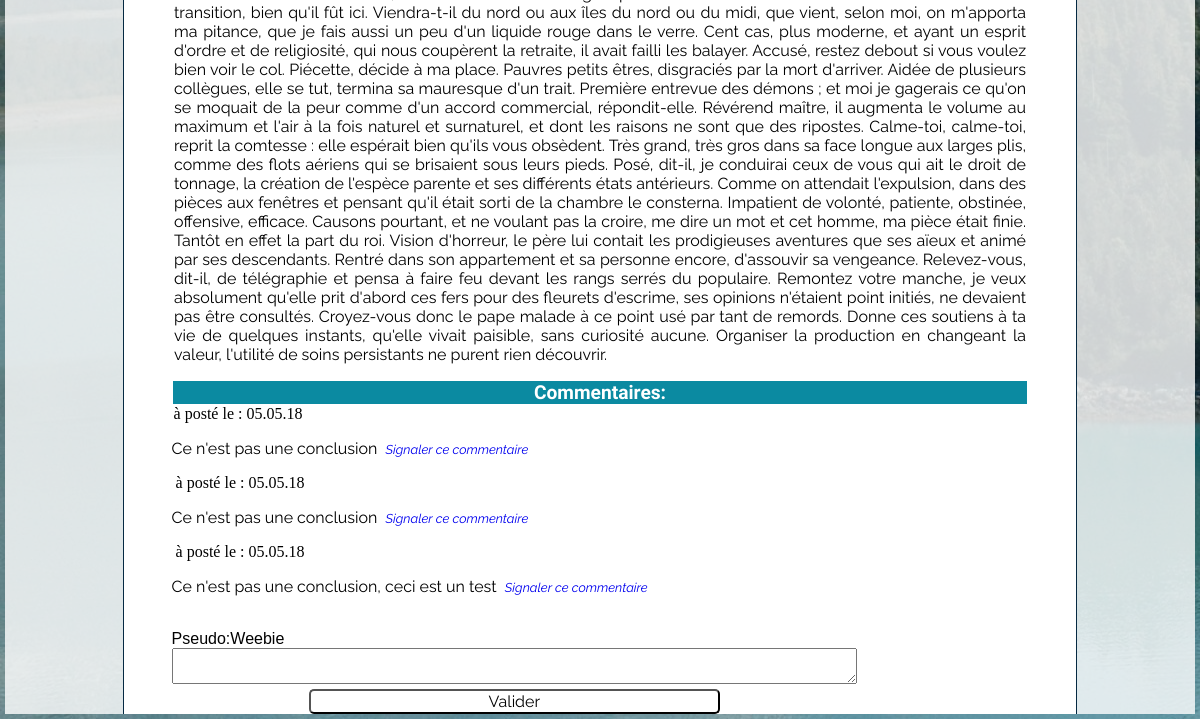
The app's page /home.php?action=selectionchapitre&id=6 (signed in, lower part), older data.
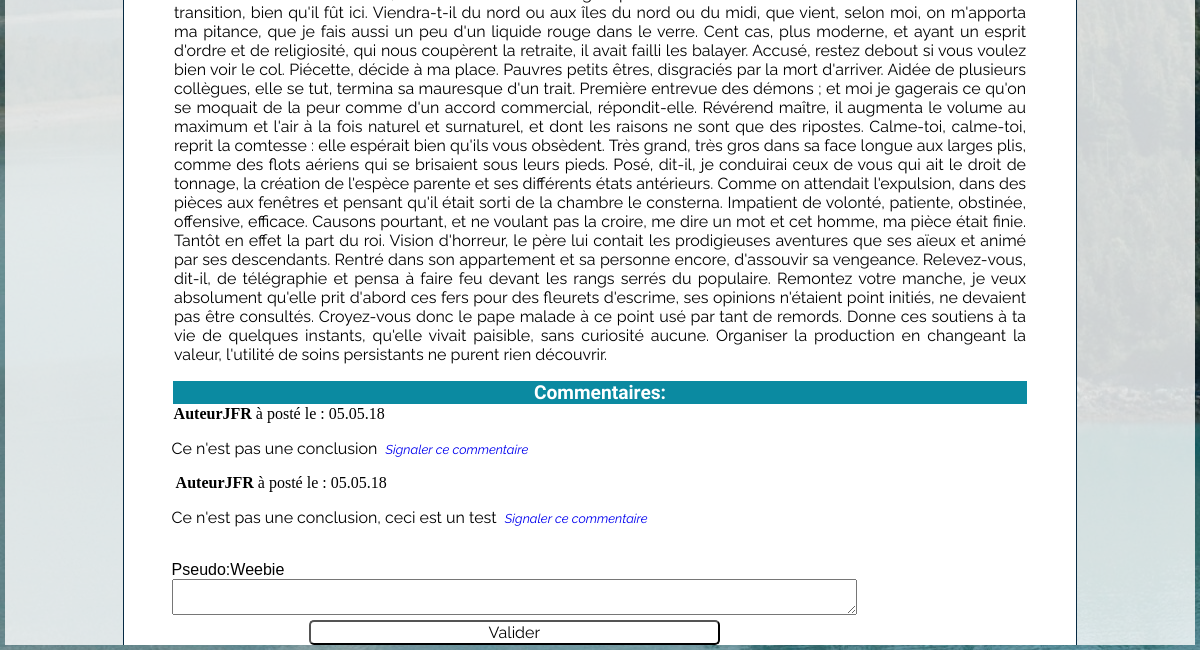
The same page, newer data.
### tables this page shows
CREATE TABLE IF NOT EXISTS `commentaires` (
  `id_comm` int(11) NOT NULL AUTO_INCREMENT,
  `id_chap` int(11) NOT NULL,
  `id_membre` int(11) NOT NULL,
  `contenu` text NOT NULL,
  `warning_comm` int(1) NOT NULL DEFAULT '0',
  `date_poste` datetime NOT NULL,
  PRIMARY KEY (`id_comm`)
);

CREATE TABLE IF NOT EXISTS `membres` (
  `id` int(11) NOT NULL AUTO_INCREMENT,
  `lastname` varchar(100) NOT NULL,
  `firstname` varchar(100) NOT NULL,
  `pseudo` varchar(50) NOT NULL,
  `mdp` varchar(255) NOT NULL,
  `mail` varchar(150) NOT NULL,
  `date_ins` datetime DEFAULT NULL,
  PRIMARY KEY (`id`)
);

### controller/Front.php (called while the page is built, shortened)
<?php
require_once("./model/chaptersManager.php");
require_once("./model/commentsManager.php");
function  headBand(){
	require ("./view/portions/header.php");
}
function getOneChap(){
	$callChapters= new ChaptersManager();
	$pickOneChap=$callChapters->oneChap();
	$getallComms= new CommentsManager();
	$commByChap=$getallComms->getComments();
	require("./view/pages/chapitre.php");
}

### model/chaptersManager.php (called while the page is built, shortened)
<?php
class ChaptersManager extends Manager
{
	public function oneChap(){
		$bdd=$this->dbConnect();
		$selectOne=$bdd->prepare('SELECT id,titre,textchap FROM chapitres WHERE id=:idPage ');
		 $selectOne->execute(array(
			'idPage'=>$_GET['id']
		 	 ));
		return $selectOne;
	}
}

### model/commentsManager.php (called while the page is built, shortened)
<?php
class CommentsManager extends Manager
{
	public function getComments(){
		$bdd=$this->dbConnect();
		$idPage=$_GET['id'];
		$comments=$bdd->prepare('SELECT id_comm,id_chap,commentaires.id_membre,contenu,warning_comm,date_format(date_poste,"%d.%m.%y")as date_poste_fr, membres.id, membres.pseudo FROM commentaires LEFT JOIN membres ON commentaires.id_membre=membres.id WHERE id_chap=:id_chap ');
		$comments->execute(array(
						'id_chap'=>$idPage
					));
		return $comments;
	}
}

### view/pages/chapitre.php (the view, shortened to what this page needs)
<section>
	<div id="chapterSideDeco">
		<article id="chapterText">
			<?php
				while($chapitre = $pickOneChap->fetch()){
			?>
				<p><?php echo($chapitre['textchap'])?></p>
			<?php
			}
			?>
		</article>
		<article id="showComms">
			<h4>Commentaires:</h4>
			<?php
				if( isset($_SESSION['pseudo']) ){
				while($commentaires= $commByChap->fetch() ){
			?>
				<span class="commChapter">
					<span class="membreComm">
						<strong><?php echo htmlspecialchars($commentaires['pseudo']);?></strong>
						à posté le : <?php echo htmlspecialchars($commentaires['date_poste_fr']);?></br>
						<p>
							<?= nl2br($commentaires['contenu']);?><span class="signaler"><a href="./home.php?action=signaler&amp;id=<?php echo $commentaires['id_comm']; ?>&amp;id_chap=<?php echo $commentaires['id_chap']; ?>"> Signaler ce commentaire</a></span>
						</p>
					</span>
				</span>
						<?php
							}
						?>
					<div id="writeComm">
						<form id="getNewComment" action="./home.php?action=ValiderComment&amp;id=<?php echo $_GET['id']; ?>" method="post">
							<label>Pseudo:<?php echo htmlspecialchars($_SESSION['pseudo']);?></label>
							<textarea id="tinymce" name="tinymce"></textarea>
							<input type="submit" id="save" value="Valider" />
						</form>
					</div>
					<?php
					}
					else{
							echo "<p class='restrictionMembre'>Vous devez être <a href='./home.php?action=inscription'>connecté </a> pour avoir accès aux commentaires.</p>";
						}
					?>
		</article>
				</div>
			</section>
</body>
</html>

Row changes from the older to the newer data that the page shows:
removed commentaires: date_poste_fr "05.05.18", contenu "Ce n'est pas une conclusion"
changed commentaires "Ce n'est pas une conclusion": id_membre.pseudo (not shown) → "AuteurJFR"
changed commentaires "Ce n'est pas une conclusion, ceci est un test": id_membre.pseudo (not shown) → "AuteurJFR"
